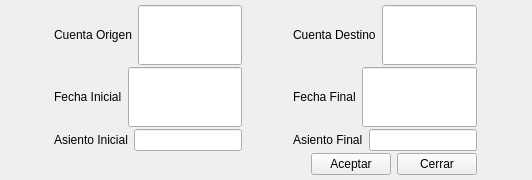
<ui version="4.0" >
 <author></author>
 <comment></comment>
 <exportmacro></exportmacro>
 <class>CambiaCuentaBase</class>
 <widget class="QDialog" name="CambiaCuentaBase" >
  <property name="geometry" >
   <rect>
    <x>0</x>
    <y>0</y>
    <width>532</width>
    <height>180</height>
   </rect>
  </property>
  <property name="windowTitle" >
   <string>Cambiar Cuenta</string>
  </property>
  <layout class="QGridLayout" >
   <property name="margin" >
    <number>5</number>
   </property>
   <property name="spacing" >
    <number>2</number>
   </property>
   <item row="2" column="1" >
    <layout class="QHBoxLayout" >
     <property name="margin" >
      <number>0</number>
     </property>
     <property name="spacing" >
      <number>6</number>
     </property>
     <item>
      <widget class="QLabel" name="textLabel1_2_3_3" >
       <property name="sizePolicy" >
        <sizepolicy>
         <hsizetype>0</hsizetype>
         <vsizetype>5</vsizetype>
         <horstretch>0</horstretch>
         <verstretch>0</verstretch>
        </sizepolicy>
       </property>
       <property name="text" >
        <string>Asiento Final</string>
       </property>
      </widget>
     </item>
     <item>
      <widget class="QLineEdit" name="asientofinal" >
       <property name="sizePolicy" >
        <sizepolicy>
         <hsizetype>0</hsizetype>
         <vsizetype>0</vsizetype>
         <horstretch>0</horstretch>
         <verstretch>0</verstretch>
        </sizepolicy>
       </property>
      </widget>
     </item>
    </layout>
   </item>
   <item row="2" column="0" >
    <layout class="QHBoxLayout" >
     <property name="margin" >
      <number>0</number>
     </property>
     <property name="spacing" >
      <number>6</number>
     </property>
     <item>
      <widget class="QLabel" name="textLabel1_2_3_2" >
       <property name="sizePolicy" >
        <sizepolicy>
         <hsizetype>0</hsizetype>
         <vsizetype>5</vsizetype>
         <horstretch>0</horstretch>
         <verstretch>0</verstretch>
        </sizepolicy>
       </property>
       <property name="text" >
        <string>Asiento Inicial</string>
       </property>
      </widget>
     </item>
     <item>
      <widget class="QLineEdit" name="asientoinicial" >
       <property name="sizePolicy" >
        <sizepolicy>
         <hsizetype>0</hsizetype>
         <vsizetype>0</vsizetype>
         <horstretch>0</horstretch>
         <verstretch>0</verstretch>
        </sizepolicy>
       </property>
      </widget>
     </item>
    </layout>
   </item>
   <item row="1" column="1" >
    <layout class="QHBoxLayout" >
     <property name="margin" >
      <number>0</number>
     </property>
     <property name="spacing" >
      <number>6</number>
     </property>
     <item>
      <widget class="QLabel" name="textLabel1_2_3" >
       <property name="sizePolicy" >
        <sizepolicy>
         <hsizetype>0</hsizetype>
         <vsizetype>5</vsizetype>
         <horstretch>0</horstretch>
         <verstretch>0</verstretch>
        </sizepolicy>
       </property>
       <property name="text" >
        <string>Fecha Final</string>
       </property>
      </widget>
     </item>
     <item>
      <widget class="BlDateSearch" name="fechafinal" >
       <property name="sizePolicy" >
        <sizepolicy>
         <hsizetype>13</hsizetype>
         <vsizetype>13</vsizetype>
         <horstretch>0</horstretch>
         <verstretch>0</verstretch>
        </sizepolicy>
       </property>
      </widget>
     </item>
    </layout>
   </item>
   <item row="1" column="0" >
    <layout class="QHBoxLayout" >
     <property name="margin" >
      <number>0</number>
     </property>
     <property name="spacing" >
      <number>6</number>
     </property>
     <item>
      <widget class="QLabel" name="textLabel1_2_2" >
       <property name="sizePolicy" >
        <sizepolicy>
         <hsizetype>0</hsizetype>
         <vsizetype>5</vsizetype>
         <horstretch>0</horstretch>
         <verstretch>0</verstretch>
        </sizepolicy>
       </property>
       <property name="text" >
        <string>Fecha Inicial</string>
       </property>
      </widget>
     </item>
     <item>
      <widget class="BlDateSearch" name="fechainicial" >
       <property name="sizePolicy" >
        <sizepolicy>
         <hsizetype>13</hsizetype>
         <vsizetype>13</vsizetype>
         <horstretch>0</horstretch>
         <verstretch>0</verstretch>
        </sizepolicy>
       </property>
      </widget>
     </item>
    </layout>
   </item>
   <item row="0" column="1" >
    <layout class="QHBoxLayout" >
     <property name="margin" >
      <number>0</number>
     </property>
     <property name="spacing" >
      <number>6</number>
     </property>
     <item>
      <widget class="QLabel" name="textLabel1_2" >
       <property name="sizePolicy" >
        <sizepolicy>
         <hsizetype>0</hsizetype>
         <vsizetype>5</vsizetype>
         <horstretch>0</horstretch>
         <verstretch>0</verstretch>
        </sizepolicy>
       </property>
       <property name="text" >
        <string>Cuenta Destino</string>
       </property>
      </widget>
     </item>
     <item>
      <widget class="BusquedaCuenta" name="mui_codigodestino" >
       <property name="sizePolicy" >
        <sizepolicy>
         <hsizetype>13</hsizetype>
         <vsizetype>13</vsizetype>
         <horstretch>0</horstretch>
         <verstretch>0</verstretch>
        </sizepolicy>
       </property>
      </widget>
     </item>
    </layout>
   </item>
   <item row="0" column="0" >
    <layout class="QHBoxLayout" >
     <property name="margin" >
      <number>0</number>
     </property>
     <property name="spacing" >
      <number>6</number>
     </property>
     <item>
      <widget class="QLabel" name="textLabel1" >
       <property name="sizePolicy" >
        <sizepolicy>
         <hsizetype>0</hsizetype>
         <vsizetype>0</vsizetype>
         <horstretch>0</horstretch>
         <verstretch>0</verstretch>
        </sizepolicy>
       </property>
       <property name="text" >
        <string>Cuenta Origen</string>
       </property>
      </widget>
     </item>
     <item>
      <widget class="BusquedaCuenta" name="mui_codigoorigen" >
       <property name="sizePolicy" >
        <sizepolicy>
         <hsizetype>13</hsizetype>
         <vsizetype>13</vsizetype>
         <horstretch>0</horstretch>
         <verstretch>0</verstretch>
        </sizepolicy>
       </property>
      </widget>
     </item>
    </layout>
   </item>
   <item row="3" column="0" colspan="2" >
    <layout class="QHBoxLayout" >
     <property name="margin" >
      <number>0</number>
     </property>
     <property name="spacing" >
      <number>6</number>
     </property>
     <item>
      <spacer>
       <property name="orientation" >
        <enum>Qt::Horizontal</enum>
       </property>
       <property name="sizeType" >
        <enum>QSizePolicy::Expanding</enum>
       </property>
       <property name="sizeHint" >
        <size>
         <width>201</width>
         <height>20</height>
        </size>
       </property>
      </spacer>
     </item>
     <item>
      <widget class="QPushButton" name="pushButton4" >
       <property name="focusPolicy" >
        <enum>Qt::NoFocus</enum>
       </property>
       <property name="text" >
        <string>Aceptar</string>
       </property>
       <property name="autoDefault" >
        <bool>false</bool>
       </property>
      </widget>
     </item>
     <item>
      <widget class="QPushButton" name="pushButton4_2" >
       <property name="text" >
        <string>Cerrar</string>
       </property>
       <property name="autoDefault" >
        <bool>false</bool>
       </property>
      </widget>
     </item>
    </layout>
   </item>
  </layout>
 </widget>
 <layoutdefault spacing="6" margin="11" />
 <pixmapfunction></pixmapfunction>
 <customwidgets>
  <customwidget>
   <class>BusquedaCuenta</class>
   <extends>QLineEdit</extends>
   <header>busquedacuenta.h</header>
   <container>0</container>
   <pixmap></pixmap>
  </customwidget>
  <customwidget>
   <class>BlDateSearch</class>
   <extends>QLineEdit</extends>
   <header>bldatesearch.h</header>
   <container>0</container>
   <pixmap></pixmap>
  </customwidget>
 </customwidgets>
 <resources/>
 <connections>
  <connection>
   <sender>pushButton4_2</sender>
   <signal>clicked()</signal>
   <receiver>CambiaCuentaBase</receiver>
   <slot>close()</slot>
   <hints>
    <hint type="sourcelabel" >
     <x>512</x>
     <y>149</y>
    </hint>
    <hint type="destinationlabel" >
     <x>381</x>
     <y>162</y>
    </hint>
   </hints>
  </connection>
  <connection>
   <sender>pushButton4</sender>
   <signal>clicked()</signal>
   <receiver>CambiaCuentaBase</receiver>
   <slot>accept()</slot>
   <hints>
    <hint type="sourcelabel" >
     <x>454</x>
     <y>148</y>
    </hint>
    <hint type="destinationlabel" >
     <x>270</x>
     <y>153</y>
    </hint>
   </hints>
  </connection>
 </connections>
</ui>
